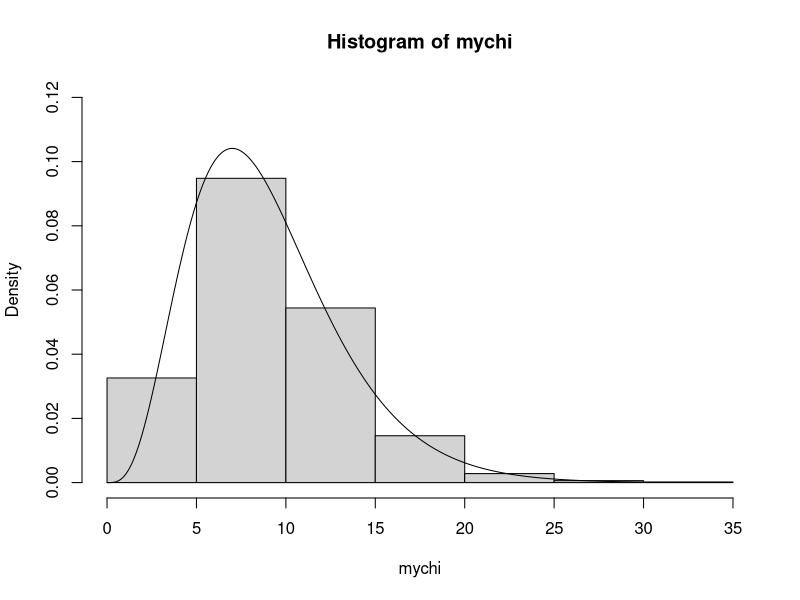
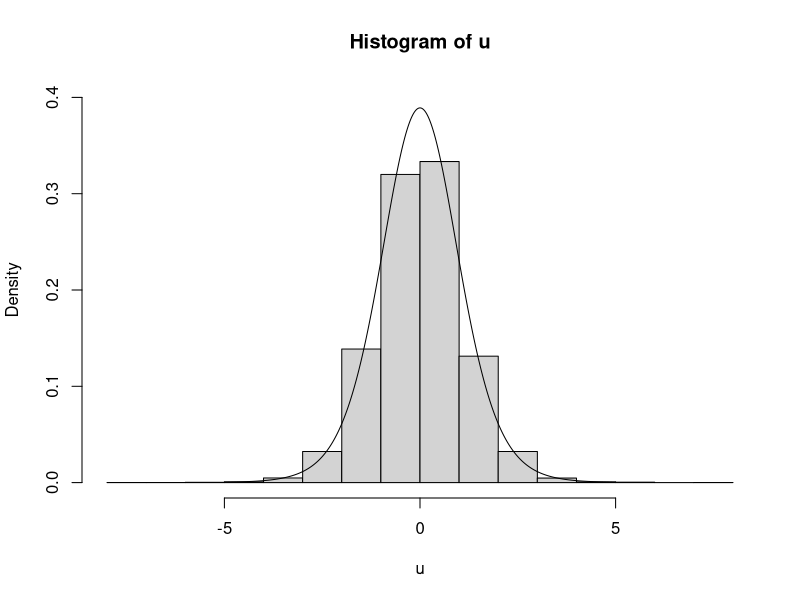
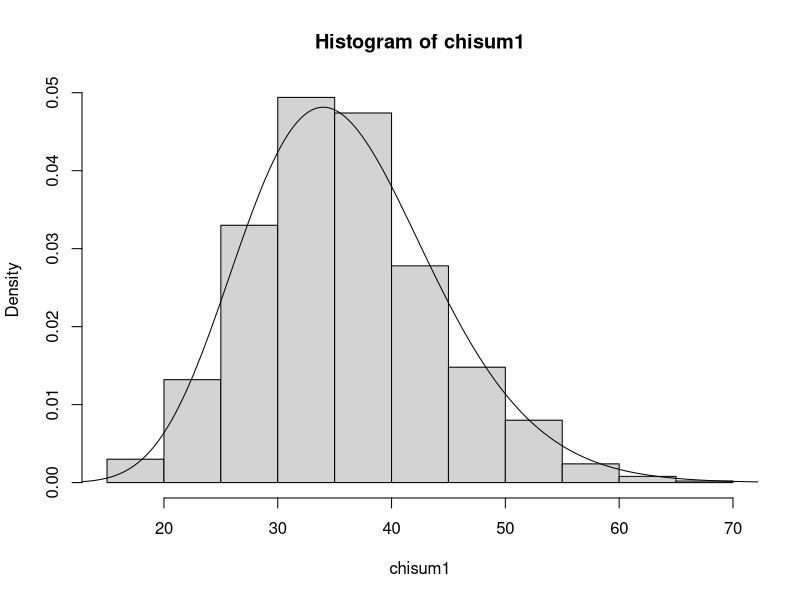

The R script that drew these images, in order:
## ---- chunk 1
y <- rnorm(10000,mean=4,sd=2)
ymat <- matrix(y,ncol=10)
ymean <- apply(ymat,1,mean)
ydiff <- ymat-ymean
ydiff2 <- ydiff^2
ydiffsum <-apply(ydiff2,1,sum)
mychi <- ydiffsum/4

hist(mychi,probability=TRUE,ylim=c(0,.12))
x <- seq(0,30,length=1000)
chi9 <- dchisq(x,df=9)
lines(x,chi9)
## ---- chunk 2
z <- rnorm(10000,mean=0,sd=1)
y <- rchisq(10000,df=10)
u <- z / sqrt(y/10)
x <- seq(-5,5,length=1000)
tn <- dt(x,df=10) 
hist(u,probability=TRUE,ylim=c(0,.4))
lines(x,tn)

## ---- chunk 3
chi1 <- rchisq(1000,df=1)
chi2 <- rchisq(1000,df=3)
chi3 <- rchisq(1000,df=5)
chi4 <- rchisq(1000,df=7)
chi5 <- rchisq(1000,df=9)
chi6 <- rchisq(1000,df=11)


tot=1+3+5+7+9+11

chisum1 <- chi1+chi2+chi3+chi4+chi5+chi6
x <- seq(0,80,length=1000)
chi_tot <- dchisq(x,df=tot) 
hist(chisum1,probability=TRUE)
lines(x,chi_tot)

## ---- chunk 4
theta <- 5
x1 <- runif(10000,theta-.5,theta+.5) 
x2 <- runif(10000,theta-.5,theta+.5) 
xmat <- cbind(x1,x2)
y1 <- apply(xmat,1,min)
y2 <- apply(xmat,1,max)
sum(y1<theta & theta<y2)/10000
